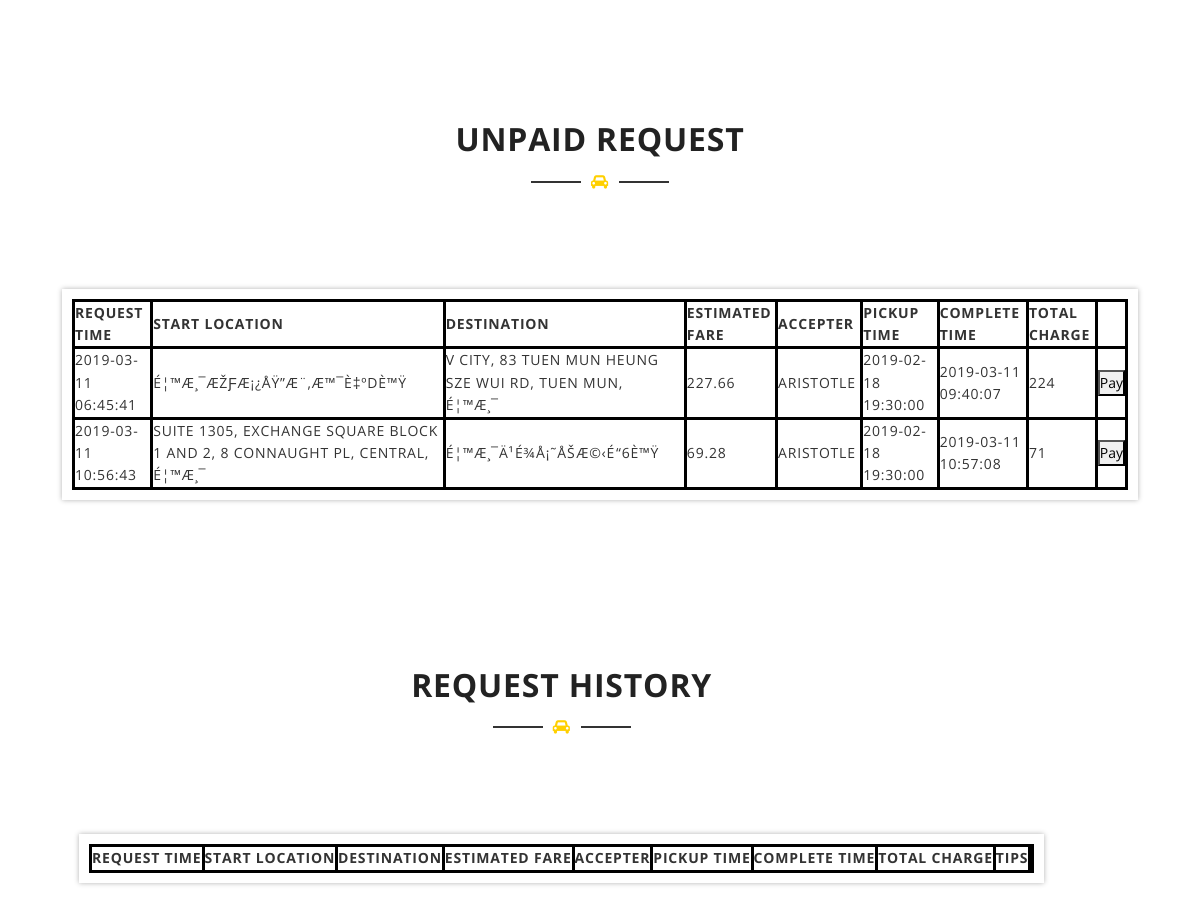
Before: /testweb/passagerhomepage.php (signed in, lower part) with the older database file.
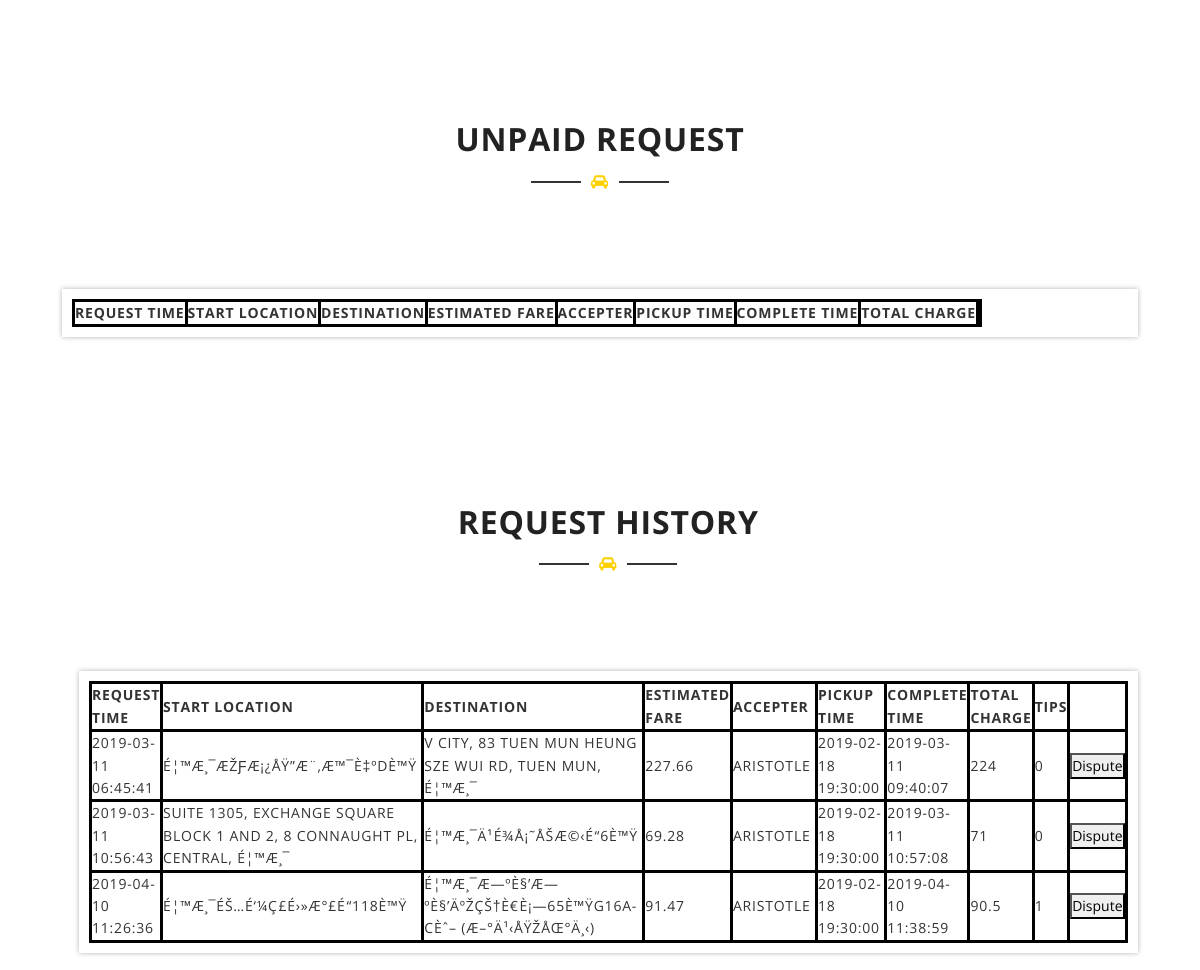
After: the same page with the newer database file.
### tables this page shows
CREATE TABLE `request` (
  `Request_ID` int(11) NOT NULL,
  `Request_time` datetime NOT NULL DEFAULT CURRENT_TIMESTAMP,
  `Pickup_time` datetime NOT NULL,
  `Complete_time` datetime DEFAULT NULL,
  `PassagerName` varchar(45) NOT NULL,
  `DriverName` varchar(45) DEFAULT NULL,
  `Start_location` text NOT NULL,
  `Destination` text NOT NULL,
  `Suggested_Fee` double NOT NULL,
  `Final_Fee` double DEFAULT NULL,
  `Tips` double DEFAULT NULL,
  `Acceptance` tinyint(1) NOT NULL DEFAULT '0',
  `Completance` tinyint(1) NOT NULL DEFAULT '0',
  `Paid` tinyint(1) NOT NULL DEFAULT '0',
  `Dispute` tinyint(1) NOT NULL DEFAULT '0',
  `Dispute_value` double DEFAULT NULL
);

### testweb/passagerhomepage.php (the view, shortened to what this page needs)
<?php if(isset($_COOKIE['login']) && isset($_COOKIE['type'])) {
		$db = mysqli_connect('localhost', 'root', '', 'eie3117');
        $username = $_COOKIE['login'];
        $query = "SELECT * FROM request WHERE PassagerName = '$username'  AND Completance = 1 AND Paid = 0";
		$unpaid = mysqli_query($db, $query);
		$query = "SELECT * FROM request WHERE PassagerName = '$username'  AND Completance = 1 AND Paid = 1";
		$history = mysqli_query($db, $query);
	  }
?>
<!DOCTYPE html>
<html class="no-js" lang="zxx">
<head>
    <link href="assets/css/bootstrap.min.css" rel="stylesheet">
    <link href="assets/css/plugins/slicknav.min.css" rel="stylesheet">
    <link href="assets/css/plugins/magnific-popup.css" rel="stylesheet">
    <link href="assets/css/plugins/owl.carousel.min.css" rel="stylesheet">
    <link href="assets/css/plugins/gijgo.css" rel="stylesheet">
    <link href="assets/css/font-awesome.css" rel="stylesheet">
    <link href="assets/css/reset.css" rel="stylesheet">
    <link href="style.css" rel="stylesheet">
    <link href="assets/css/responsive.css" rel="stylesheet">
</head>
<body class="loader-active">
    <section id="about-area" class="section-padding">
    </section>
<section id="service-area" class="section-padding">
        <div class="container">
            <div class="row">
                <div class="col-lg-12">
                    <div class="section-title  text-center">
                        <h2>Unpaid Request</h2>
                        <span class="title-line"><i class="fa fa-car"></i></span>
                    </div>
                </div>
            </div>
                <div class="container">
                    <div class="row">
                        <div class="col-lg-12">
                                <article class="single-article">
                                    <form method = "post" enctype="multipart/form-data">
                                                   <div id="table">
													   <table>
														<tr>
														   <th> Request Time </th>
														   <th> Start Location </th>
														   <th> Destination </th>
														   <th> Estimated Fare </th>
														   <th> Accepter </th>
														   <th> Pickup Time </th>
														   <th> Complete Time </th>
														   <th> Total Charge </th>
                                                           <th></th>
														</tr>
														<?php
															while($row = mysqli_fetch_array($unpaid))
															{
																echo "<tr>";
																echo "<td>".$row['Request_time']."&nbsp;</td>";
																echo "<td>".$row['Start_location']."&nbsp;</td>";
																echo "<td>".$row['Destination']."&nbsp;</td>";
																echo "<td>".$row['Suggested_Fee']."&nbsp;</td>";
																echo "<td>".$row['DriverName']."&nbsp;</td>";
																echo "<td>".$row['Pickup_time']."&nbsp;</td>";
                                                                echo "<td>".$row['Complete_time']."&nbsp;</td>";
                                                                echo "<td>".$row['Final_Fee']."&nbsp;</td>";
                                                                $rid = $row['Request_ID'];
                                                                echo "<td><button type = \"submit\" name = \"paying\" value = '$rid'> Pay </button></td>";
																echo "</tr>";
															}
														?>
														</table>
                                                </div>
                                                </form>
                                            </div>
    <section id="service-area" class="section-padding">
        <div class="container">
            <div class="row">
                <div class="col-lg-12">
                    <div class="section-title  text-center">
                        <h2>Request history</h2>
                        <span class="title-line"><i class="fa fa-car"></i></span>
                    </div>
                </div>
            </div>
                <div class="container">
                    <div class="row">
                        <div class="col-lg-12">
                                <article class="single-article">
                                    <form method = "post" enctype="multipart/form-data">
                                                   <div id="table">
													   <table>
														<tr>
														   <th> Request Time </th>
														   <th> Start Location </th>
														   <th> Destination </th>
														   <th> Estimated Fare </th>
														   <th> Accepter </th>
														   <th> Pickup Time </th>
														   <th> Complete Time </th>
														   <th> Total Charge </th>
														   <th> Tips </th>
                                                           <th></th>
														</tr>
														<?php
															while($row = mysqli_fetch_array($history))
															{
																echo "<tr>";
																echo "<td>".$row['Request_time']."&nbsp;</td>";
																echo "<td>".$row['Start_location']."&nbsp;</td>";
																echo "<td>".$row['Destination']."&nbsp;</td>";
																echo "<td>".$row['Suggested_Fee']."&nbsp;</td>";
																echo "<td>".$row['DriverName']."&nbsp;</td>";
																echo "<td>".$row['Pickup_time']."&nbsp;</td>";
																echo "<td>".$row['Complete_time']."&nbsp;</td>";
																echo "<td>".$row['Final_Fee']."&nbsp;</td>";
                                                                echo "<td>".$row['Tips']."&nbsp;</td>";
                                                                $rid = $row['Request_ID'];
                                                                echo "<td><button type = \"submit\" name = \"disputing\" value = '$rid'> Dispute </button></td>";
																echo "</tr>";
															}
														?>
														</table>
                                                </div>
                                                </form>
                                            </div>
        </div>
    </section>
</body>
</html>

### testweb/style.css (style rules this page uses)
.section-padding { padding: 100px 0; }
.section-title { font-size: 15px; font-weight: 300; margin-bottom: 80px; }
.section-title h2 { margin-bottom: 10px; position: relative; text-transform: uppercase; }
.section-title .title-line { color: #ffd000; position: relative; }
.section-title .title-line::after { background-color: #333; content: ""; height: 2px; left: -60px; position: absolute; top: 10px; width: 50px; }
.section-title .title-line::before { background-color: #333; content: ""; height: 2px; position: absolute; right: -60px; top: 10px; width: 50px; }
.single-article { -webkit-box-shadow: 0 0 5px rgba(0, 0, 0, 0.3); box-shadow: 0 0 5px rgba(0, 0, 0, 0.3); padding: 10px; margin-bottom: 50px; text-transform: uppercase; }
html, body, #slideslow-bg, #slideslow-bg div { height: 100%; }
#service-area.section-padding { padding-bottom: 50px; }
.container { padding: 16px; }
#table { position: center; }

### testweb/passagerhomepage.php (style rules this page uses)
table, th, td { border: 3px solid black; }

Changed rows visible on the page:
changed request "É¦™Æ¸¯ÆŽƑÆ¡¿ÅŸ”Æ¨‚Æ™¯È‡ºDÈ™Ÿ": moves from the list under "UNPAID REQUEST" to the list under "REQUEST HISTORY"
changed request "SUITE 1305, EXCHANGE SQUARE BLOCK 1 AND 2, 8 CONNAUGHT PL, CENTRAL, É¦™Æ¸¯": moves from the list under "UNPAID REQUEST" to the list under "REQUEST HISTORY"
added request: Request_time "2019-04-10 11:26:36", Start_location "É¦™Æ¸¯ÉŠ…É‘¼Ç£É›»Æ°£É“118È™Ÿ", Destination "É¦™Æ¸¯Æ—ºÈ§’Æ—ºÈ§’ÄºŽÇŠ†È€È¡—65È™ŸG16A-CÈˆ– (Æ–°Ä¹‹ÅŸŽÅŒ°Ä¸‹)", Suggested_Fee "91.47", DriverName "ARISTOTLE", Pickup_time "2019-02-18 19:30:00", Complete_time "2019-04-10 11:38:59", Final_Fee "90.5", Tips "1", $rid 20 (drawn), shown under "REQUEST HISTORY"
